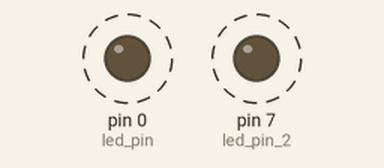
A program run on a simulated MicroPython board. Shown: output pins drawn as LEDs (lit = HIGH). Dashed ring = blinking.

Above: at 0.2 s.
Timing chart, 0 to 3.2 s (numbered marks = the images above):
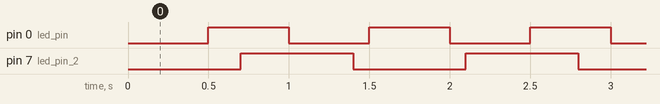

The program:

blink_2_timer.py
```python
#This code blinks two leds on separate pins with independent periods.
#For more LEDs, find ways to scale, perhaps by using a class structure.

from machine import Pin, Timer
led_pin = Pin(0, Pin.OUT)
led_pin_2 = Pin(7, Pin.OUT)

led_timer = Timer()
led_timer_2 = Timer()

def blink(dummy):
    led_pin.toggle()

def blink_2(dummy):
    led_pin_2.toggle()

led_timer.init(period=500, mode=Timer.PERIODIC, callback=blink)
led_timer_2.init(period=700, mode=Timer.PERIODIC, callback=blink_2)
```

Measured:
- by itself, pin 0 (led_pin): alternates HIGH for 0.50 s and LOW for 0.50 s
- by itself, pin 7 (led_pin_2): alternates HIGH for 0.70 s and LOW for 0.70 s
- by itself, everything shown: repeats every 7.0 s, in 22 steps
